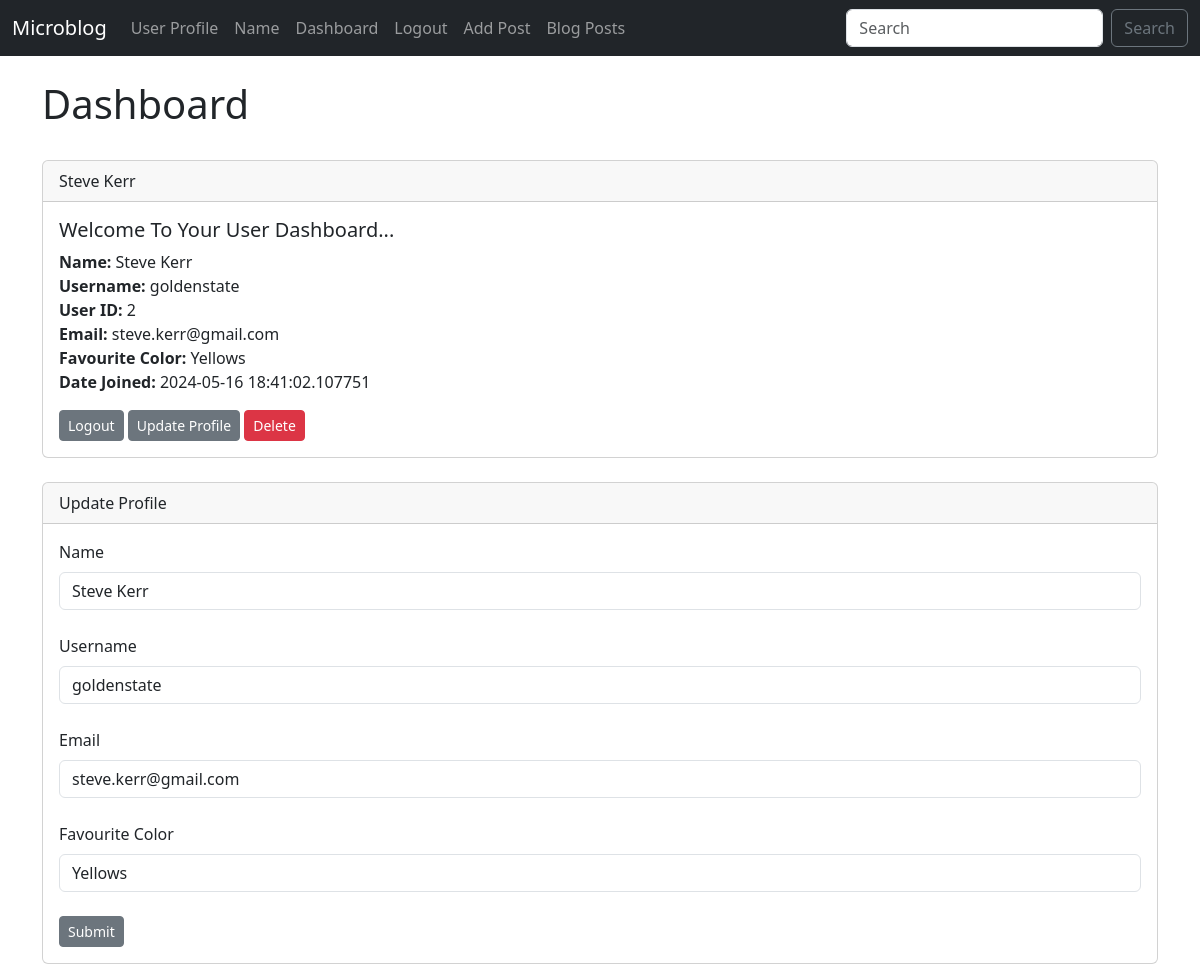
/dashboard (signed in), run on an earlier commit of the app's database.
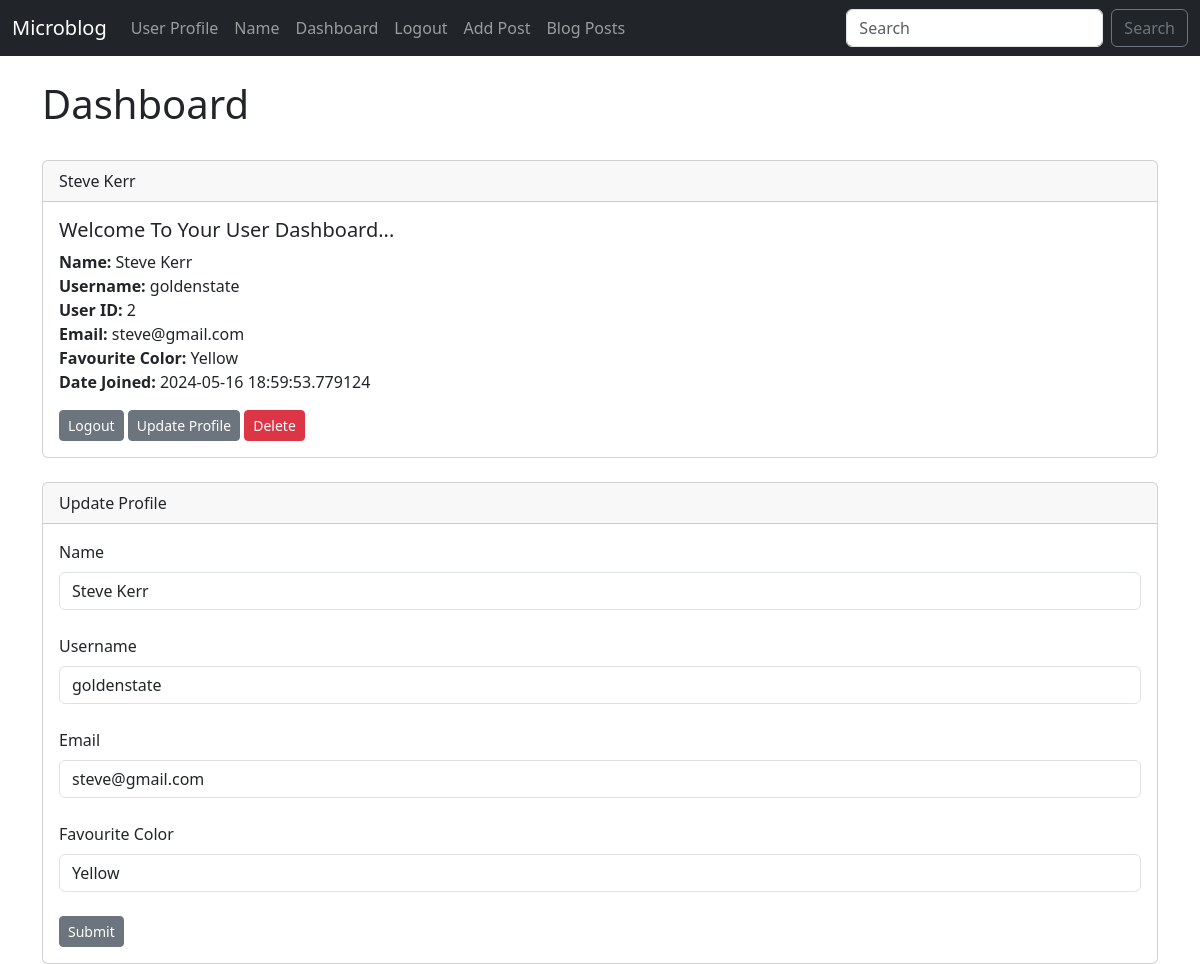
And on a later commit of the database.
### app/models.py (models this page shows, shortened)
class User(db.Model, UserMixin):
    id = db.Column(db.Integer, primary_key=True)
    username = db.Column(db.String(20), nullable=False, unique=True)
    name = db.Column(db.String(200), nullable=False)
    email = db.Column(db.String(120), nullable=False, unique=True)
    favourite_color = db.Column(db.String(120))
    date_added = db.Column(db.DateTime, default=datetime.utcnow)
    password_hash = db.Column(db.String(128))
    posts = db.relationship("Post", backref="poster")
    @property
    def password(self):
        raise AttributeError('Password is not a readable attribute!')

### app/routes.py (the view)
@app.route("/dashboard", methods=["GET", "POST"])
@login_required
def dashboard():
    form = UserForm()
    id = current_user.id
    name_to_update = User.query.get_or_404(id)
    if request.method == "POST":
        name_to_update.name = request.form['name']
        name_to_update.email = request.form['email']
        name_to_update.favourite_color = request.form['favourite_color']
        name_to_update.username = request.form['username']
        try:
            db.session.commit()
            flash("User Updated Succesfuly")
            return render_template("dashboard.html", form=form, name_to_update=name_to_update)
        except:
            flash("Error! Problem occurred... try again..")
            return render_template("dashboard.html", form=form, name_to_update=name_to_update)
    else:
        return render_template("dashboard.html", form=form, name_to_update=name_to_update, id=id)

### app/forms.py
class UserForm(FlaskForm):
    name = StringField("Name", validators=[DataRequired()])
    username = StringField("Username", validators=[DataRequired()])
    email = StringField("Email ", validators=[DataRequired()])
    favourite_color = StringField("Favourite Color")
    password_hash = PasswordField("Password", validators=[DataRequired(),EqualTo('password_hash2', message="Passwords Must Match!")])
    password_hash2 = PasswordField("Confirm Password", validators=[DataRequired()])
    submit = SubmitField("Submit")

### app/routes.py (called while the page is built)
@login_manager.user_loader
def load_user(user_id):
    return User.query.get(int(user_id))

### app/templates/dashboard.html (shortened to what this page needs)
{% extends "base.html" %}
{% block content %}
<h1>Dashboard</h1>
<br />
<div class="card">
    <div class="card-header">
        {{ current_user.name }}
    </div>
    <div class="card-body">
      <h5 class="card-title">Welcome To Your User Dashboard...</h5>
      <p class="card-text">
        <strong>Name: </strong>{{ current_user.name }}<br />
        <strong>Username: </strong>{{ current_user.username }}<br />
        <strong>User ID: </strong>{{ current_user.id }}<br />
        <strong>Email: </strong>{{ current_user.email }}<br />
        <strong>Favourite Color: </strong>{{ current_user.favourite_color }}<br />
        <strong>Date Joined: </strong>{{ current_user.date_added }}<br />
      </p>
      <a href="{{ url_for("logout") }}" class="btn btn-secondary btn-sm">Logout</a>
      <a href="{{ url_for('update', id=current_user.id) }}" class="btn btn-secondary btn-sm">Update Profile</a>
      <a href="{{ url_for('delete',id=current_user.id) }}" class="btn btn-danger btn-sm">Delete</a>
    </div>
  </div>
<br />
<div class="card">
    <div class="card-header">
      Update Profile
    </div>
    <div class="card-body">
        <form action="/dashboard" method="post">
            {{ form.name.label(class="form-label") }}
            {{ form.name(class="form-control", value=name_to_update.name) }}
            <br />
            {{ form.username.label(class="form-label") }}
            {{ form.username(class="form-control", value=name_to_update.username) }}
            <br />
            {{ form.email.label(class="form-label") }}
            {{ form.email(class="form-control", value=name_to_update.email) }}
            <br />
            {{ form.favourite_color.label(class="form-label") }}
            {{ form.favourite_color(class="form-control", value=name_to_update.favourite_color) }}
            <br />
            {{ form.submit(class="btn btn-secondary btn-sm") }}
        </form>
    </div>
  </div>
{% endblock %}

### app/templates/base.html (shortened to what this page needs)
<!DOCTYPE html>
<html lang="en">
<head>
    <link href="https://cdn.jsdelivr.net/npm/bootstrap@5.3.3/dist/css/bootstrap.min.css" rel="stylesheet"
>
    <link href="{{ url_for('static',filename='css/style.css') }}" rel="stylesheet">
</head>
<body>
    {% include 'navbar.html' %}
    <br />
    <div class="container">
        {% block content %}{% endblock %}
    </div>
</body>
</html>

### app/templates/navbar.html (shortened to what this page needs)
<nav class="navbar navbar-expand-lg navbar-dark bg-dark">
    <div class="container-fluid">
        <a class="navbar-brand" href="{{ url_for('index') }}">Microblog</a>
        <div class="collapse navbar-collapse" id="navbarSupportedContent">
            <ul class="navbar-nav me-auto mb-2 mb-lg-0">
                <li class="nav-item">
                    <a class="nav-link" href="{{ url_for('user', name='Chun Wu') }}">User Profile</a>
                </li>
                <li class="nav-item">
                    <a class="nav-link" href="{{ url_for('name') }}">Name</a>
                </li>
                {% if current_user.is_authenticated %}
                <li class="nav-item">
                    <a class="nav-link" href="{{ url_for('dashboard') }}">Dashboard</a>
                </li>
                <li class="nav-item">
                    <a class="nav-link" href="{{ url_for('logout') }}">Logout</a>
                </li>
                {% endif %}
                <li class="nav-item">
                    <a class="nav-link" href="{{ url_for('add_post') }}">Add Post</a>
                </li>
                <li class="nav-item">
                    <a class="nav-link" href="{{ url_for('posts') }}">Blog Posts</a>
                </li>
            </ul>
            <form class="d-flex" role="search">
                <input class="form-control me-2" type="search" placeholder="Search" aria-label="Search">
                <button class="btn btn-outline-secondary" type="submit">Search</button>
            </form>
        </div>
    </div>
</nav>

What changed in the data, as far as the page shows it:
changed User "Steve Kerr": email "steve.kerr@gmail.com" → "steve@gmail.com"; favourite_color "Yellows" → "Yellow"; date_added "2024-05-16 18:41:02.107751" → "2024-05-16 18:59:53.779124"
